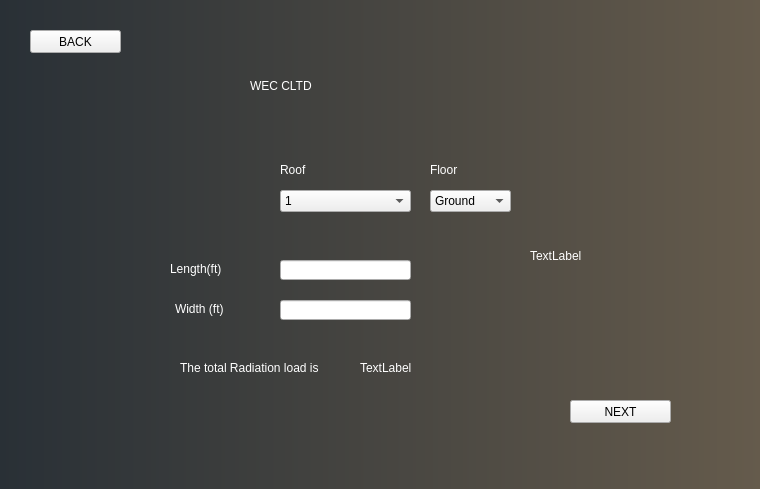
<?xml version="1.0" encoding="UTF-8"?>
<ui version="4.0">
 <class>Roof</class>
 <widget class="QMainWindow" name="Roof">
  <property name="geometry">
   <rect>
    <x>0</x>
    <y>0</y>
    <width>760</width>
    <height>489</height>
   </rect>
  </property>
  <property name="minimumSize">
   <size>
    <width>760</width>
    <height>489</height>
   </size>
  </property>
  <property name="maximumSize">
   <size>
    <width>760</width>
    <height>489</height>
   </size>
  </property>
  <property name="windowTitle">
   <string>MainWindow</string>
  </property>
  <property name="styleSheet">
   <string notr="true">background-color:qlineargradient(spread:pad, x1:0, y1:0, x2:1, y2:0, stop:0 rgba(41, 48, 54, 255), stop:1 rgba(101, 91, 76, 255));</string>
  </property>
  <widget class="QWidget" name="centralwidget">
   <widget class="QLabel" name="textortation_2">
    <property name="geometry">
     <rect>
      <x>430</x>
      <y>160</y>
      <width>61</width>
      <height>20</height>
     </rect>
    </property>
    <property name="styleSheet">
     <string notr="true">background:none;
font: 12pt &quot;Tahoma&quot;;
color:white;</string>
    </property>
    <property name="text">
     <string>Floor</string>
    </property>
   </widget>
   <widget class="QLabel" name="door_text">
    <property name="geometry">
     <rect>
      <x>280</x>
      <y>160</y>
      <width>91</width>
      <height>20</height>
     </rect>
    </property>
    <property name="styleSheet">
     <string notr="true">background:none;
font: 12pt &quot;Tahoma&quot;;
color:white;</string>
    </property>
    <property name="text">
     <string>Roof</string>
    </property>
   </widget>
   <widget class="QLineEdit" name="wd_temp_1">
    <property name="geometry">
     <rect>
      <x>280</x>
      <y>300</y>
      <width>131</width>
      <height>20</height>
     </rect>
    </property>
    <property name="styleSheet">
     <string notr="true">background:none;
font:  &quot;Tahoma&quot;;
color:black;</string>
    </property>
   </widget>
   <widget class="QPushButton" name="backbutton">
    <property name="geometry">
     <rect>
      <x>30</x>
      <y>30</y>
      <width>91</width>
      <height>23</height>
     </rect>
    </property>
    <property name="styleSheet">
     <string notr="true">background:none;
font: &quot;Tahoma&quot;;
color:black;</string>
    </property>
    <property name="text">
     <string>BACK</string>
    </property>
   </widget>
   <widget class="QLineEdit" name="lng_temp_1">
    <property name="geometry">
     <rect>
      <x>280</x>
      <y>260</y>
      <width>131</width>
      <height>20</height>
     </rect>
    </property>
    <property name="styleSheet">
     <string notr="true">background:none;
font:  &quot;Tahoma&quot;;
color:black;</string>
    </property>
   </widget>
   <widget class="QComboBox" name="floor">
    <property name="geometry">
     <rect>
      <x>430</x>
      <y>190</y>
      <width>81</width>
      <height>22</height>
     </rect>
    </property>
    <property name="styleSheet">
     <string notr="true">background:none;
font:  &quot;Tahoma&quot;;
color:black;</string>
    </property>
    <item>
     <property name="text">
      <string>Ground</string>
     </property>
    </item>
    <item>
     <property name="text">
      <string>First</string>
     </property>
    </item>
   </widget>
   <widget class="QLabel" name="title">
    <property name="geometry">
     <rect>
      <x>250</x>
      <y>50</y>
      <width>241</width>
      <height>71</height>
     </rect>
    </property>
    <property name="styleSheet">
     <string notr="true">background:none;
font: 28pt &quot;Tahoma&quot;;
color:white;</string>
    </property>
    <property name="text">
     <string>WEC CLTD</string>
    </property>
   </widget>
   <widget class="QLabel" name="label">
    <property name="geometry">
     <rect>
      <x>180</x>
      <y>360</y>
      <width>161</width>
      <height>16</height>
     </rect>
    </property>
    <property name="styleSheet">
     <string notr="true">background:none;
font: 8pt &quot;Tahoma&quot;;
color:white;</string>
    </property>
    <property name="text">
     <string>The total Radiation load is </string>
    </property>
   </widget>
   <widget class="QPushButton" name="next3">
    <property name="geometry">
     <rect>
      <x>570</x>
      <y>400</y>
      <width>101</width>
      <height>23</height>
     </rect>
    </property>
    <property name="styleSheet">
     <string notr="true">background:none;
font: 8pt &quot;Tahoma&quot;;
color:black;</string>
    </property>
    <property name="text">
     <string>NEXT</string>
    </property>
   </widget>
   <widget class="QLabel" name="rl">
    <property name="geometry">
     <rect>
      <x>360</x>
      <y>360</y>
      <width>101</width>
      <height>16</height>
     </rect>
    </property>
    <property name="styleSheet">
     <string notr="true">background:none;
font: 8pt &quot;Tahoma&quot;;
color:white;</string>
    </property>
    <property name="text">
     <string>TextLabel</string>
    </property>
   </widget>
   <widget class="QComboBox" name="doordropdown_2">
    <property name="geometry">
     <rect>
      <x>280</x>
      <y>190</y>
      <width>131</width>
      <height>22</height>
     </rect>
    </property>
    <property name="styleSheet">
     <string notr="true">background:none;
font:  &quot;Tahoma&quot;;
color:black;</string>
    </property>
    <item>
     <property name="text">
      <string>1</string>
     </property>
    </item>
    <item>
     <property name="text">
      <string>2</string>
     </property>
    </item>
    <item>
     <property name="text">
      <string>3</string>
     </property>
    </item>
    <item>
     <property name="text">
      <string>4</string>
     </property>
    </item>
   </widget>
   <widget class="QLabel" name="lenghttext">
    <property name="geometry">
     <rect>
      <x>170</x>
      <y>253</y>
      <width>111</width>
      <height>31</height>
     </rect>
    </property>
    <property name="styleSheet">
     <string notr="true">background:none;
font: 12pt &quot;Tahoma&quot;;
color:white;</string>
    </property>
    <property name="text">
     <string>Length(ft)</string>
    </property>
   </widget>
   <widget class="QLabel" name="widthtext">
    <property name="geometry">
     <rect>
      <x>175</x>
      <y>298</y>
      <width>81</width>
      <height>21</height>
     </rect>
    </property>
    <property name="styleSheet">
     <string notr="true">background:none;
font: 12pt &quot;Tahoma&quot;;
color:white;</string>
    </property>
    <property name="text">
     <string>Width (ft)</string>
    </property>
   </widget>
   <widget class="QLabel" name="label_2">
    <property name="geometry">
     <rect>
      <x>530</x>
      <y>240</y>
      <width>111</width>
      <height>31</height>
     </rect>
    </property>
    <property name="styleSheet">
     <string notr="true">background:none;
font: 8pt &quot;Tahoma&quot;;
color:white;</string>
    </property>
    <property name="text">
     <string>TextLabel</string>
    </property>
   </widget>
  </widget>
 </widget>
 <resources/>
 <connections/>
</ui>
